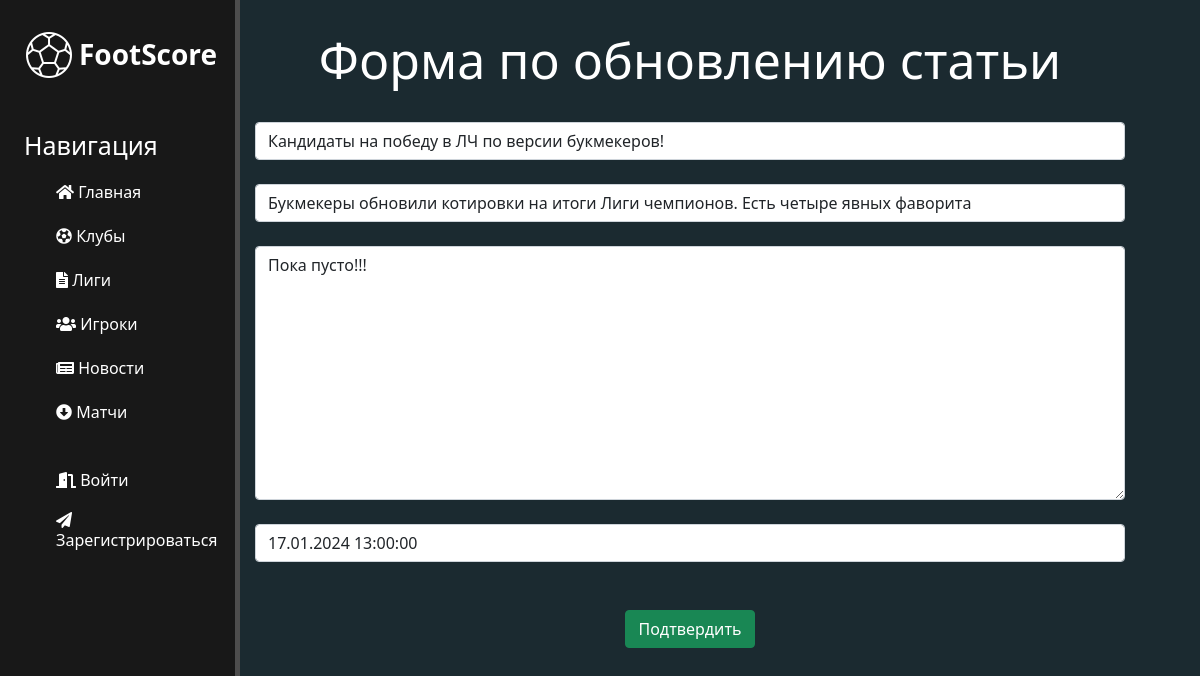
/news/5/update, run on the app's committed database.
### news/models.py (models this page shows, shortened)
class Articles(models.Model):
    title = models.CharField('Название', max_length=100)
    anons = models.CharField('Анонс', max_length=250)
    full_text = models.TextField('Статья')
    date = models.DateTimeField('Дата публикации')
    class Meta:
        verbose_name = 'Новость'
        verbose_name_plural = 'Новости'

### news/views.py (the view)
# urls.py: path('<int:pk>/update', views.NewsUpdateView.as_view(), name='news-update'),
class NewsUpdateView(UpdateView):
    model = Articles
    template_name = 'news/add_new.html'
    context_object_name = 'article'
    form_class = ArticlesForm
    extra_context = {
        'status': 'update'
    }

### news/forms.py
class ArticlesForm(ModelForm):
    class Meta:
        model = Articles
        fields = ['title', 'anons', 'full_text', 'date']
        widgets = {
            "title": TextInput(attrs={
                'class': 'form-control',
                'placeholder': 'Название статьи'
            }),
            "anons": TextInput(attrs={
                'class': 'form-control',
                'placeholder': 'Анонс статьи',
            }),
            "full_text": Textarea(attrs={
                'class': 'form-control',
                'placeholder': 'Текст статьи',
            }),
            "date": DateTimeInput(attrs={
                'class': 'form-control',
                'placeholder': 'Дата публикации'
            })
        }

### news/templates/news/add_new.html (shortened to what this page needs)
{% extends 'main/layout.html' %}
{% block content %}
<div class="features" style="margin-top: 20px">
    {% if status == 'update' %}
        <h1>Форма по обновлению статьи</h1>
    {% else %}
        <h1>Форма по добавлению статьи</h1>
    {% endif %}
    <form method="post">
        {% csrf_token %}<br>
        {{ form.title }}<br>
        {{ form.anons }}<br>
        {{ form.full_text }}<br>
        {{ form.date }}<br>
        <br>
        <button class="btn btn-success" type="submit">Подтвердить</button>
    </form>
</div>
{% endblock %}

### main/static/main/css/main.css (style rules this page uses)
:root { --main-color: #1B2A30; --second-color: #181818; --default-font-color: white; --message-font-color: #e3932b; --error-color: #f12929; --active-color: white; }
body { background: var(--main-color); color: var(--default-font-color) }
input { border-radius: 8px; border: 1px solid #ccc; padding: 3px 6px; }
main .features { float: left; color: white; margin-left: 20%; text-align: center; min-height: 100vh; width: 75%; padding: 10px 15px; }
main .features h1 { font-size: 50px; }

### data on the page
Articles: title "Кандидаты на победу в ЛЧ по версии букмекеров!", anons "Букмекеры обновили котировки на итоги Лиги чемпионов. Есть четыре явных фаворита", full_text "Пока пусто!!!", date "17.01.2024 13:00:00"
